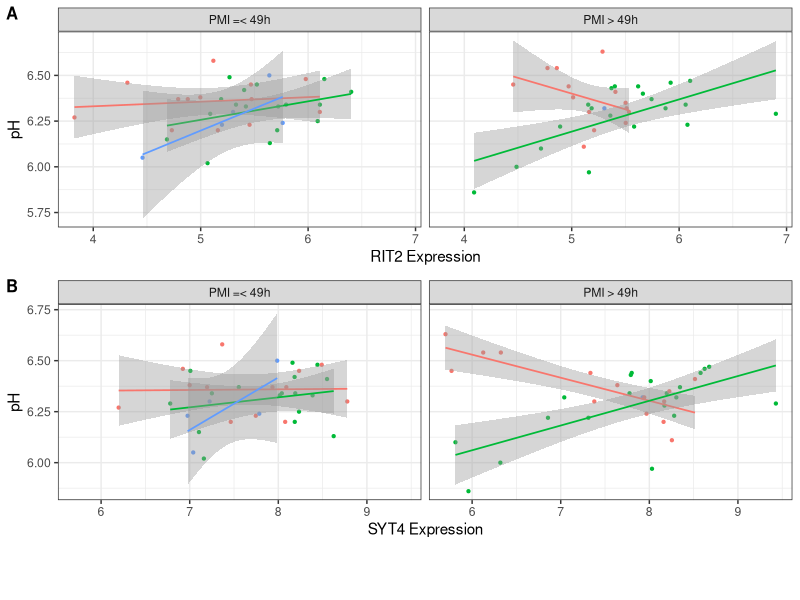

Generate this figure with R:
library(here)
library(tidyr)
library(ggplot2)
library(dplyr)
library(cowplot)

#load data, BrainEac csv data file "BrainEac_allRegions_data.csv" from Data folder:
BE_allRegions <- read.csv(here("Data","BrainEac_allRegions_data.csv"), header = T)

##Section: PMI influences pH-eQTL strength

#three-way interaction between SNP, gene expression and PMI in BrainEac data
interaction_PMIGeneSNP <- function(gene) {
  lm_all <- lm(as.formula(paste("ph ~ rs12456492*PMI*",  gene,paste("+ RIN + age +sex"))), filter(BE_allRegions,region=="substantia nigra" & !phOutlier))  
  sum_mod <- summary(lm_all)
  confid_inter <- confint(lm_all, level=0.95)
  print(gene)
  print(sum_mod)
  print(confid_inter)
}

#run interaction_PMIGeneSNP function for each gene
interaction_PMIGeneSNP(gene = "rit2") 
interaction_PMIGeneSNP(gene = "syt4") 


#function for SNP*gene interaction, stratify based on PMI group (group 1 PMI =< 49h, group 2 = PMI > 49h)
PMI_interactionGeneSNP <- function(gene) {
  short_pmi <- lm(as.formula(paste("ph ~ rs12456492*",  gene,paste("+ sex + RIN + age"))), filter(BE_allRegions,region=="substantia nigra", !phOutlier,PMI_Group==1))
  sum_mod_short_pmi <- summary(short_pmi)
  confid_inter_short_pmi <- confint(short_pmi, level=0.95)
  print(paste0("Short_PMI: ", gene ))
  print(sum_mod_short_pmi)
  print(confid_inter_short_pmi)
  long_pmi <- lm(as.formula(paste("ph ~ rs12456492*",  gene,paste("+ sex + RIN + age"))), filter(BE_allRegions,region=="substantia nigra", !phOutlier,PMI_Group==2))
  sum_mod_long_pmi <- summary(long_pmi)
  confid_inter_long_pmi <- confint(long_pmi, level=0.95)
  print(paste0("Long_PMI: ", gene ))
  print(sum_mod_long_pmi)
  print(confid_inter_long_pmi)
}

#run interaction_PMIGeneSNP function for each gene
PMI_interactionGeneSNP(gene = "rit2") 
PMI_interactionGeneSNP(gene = "syt4") 


#Figure 6 Scatter plot of pH and gene expression grouped by risk SNP genotype and stratified PMI within BrainEac sample RIT2 and SYT4

RIT2_PMI <- ggplot(filter(BE_allRegions,region=="substantia nigra",!phOutlier), aes(x = rit2, y = ph, group= rs12456492Named,color=rs12456492Named)) +
  geom_point(size=0.8) + 
  facet_wrap( ~ PMI_Group, labeller= labeller(PMI_Group=c("1" = "PMI =< 49h", "2" = "PMI > 49h"))) +
  geom_smooth(method= "lm", size = 0.6) + 
  theme_bw() + 
  xlab("RIT2 Expression") + ylab("pH") + scale_colour_discrete(name = "rs12456492") 

SYT4_PMI <- ggplot(filter(BE_allRegions,region=="substantia nigra",!phOutlier), aes(x = syt4, y = ph, group= rs12456492Named,color=rs12456492Named)) +
  geom_point(size=0.8) + 
  facet_wrap( ~ PMI_Group, labeller= labeller(PMI_Group=c("1" = "PMI =< 49h", "2" = "PMI > 49h"))) +
  geom_smooth(method= "lm", size = 0.6) + 
  theme_bw() + 
  xlab("SYT4 Expression") + ylab("pH") + scale_colour_discrete(name = "rs12456492") 

#add RIT2 and SYT4 plot side by side 
RIT2_SYT4_pH_PMIplot<- plot_grid(RIT2_PMI + theme(legend.position = "none") , SYT4_PMI +theme(legend.position = "none"), labels = c('A', 'B'), label_size = 12, nrow=2)

#add legend 
Figure6 <- plot_grid(RIT2_SYT4_pH_PMIplot, get_legend(SYT4_PMI + theme(legend.position="bottom")), ncol=1, rel_heights = c(1, 0.1))

ggsave(Figure6, filename = here('Figures', 'Figure 6 PMI RIT2 and SYT4 gene expression vs pH in SN.pdf'), dpi=300)
